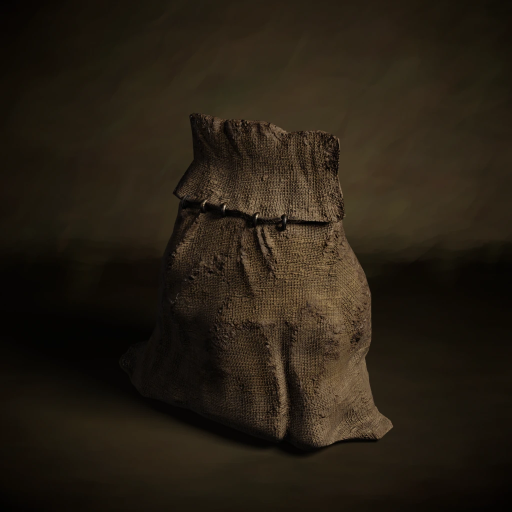
#> input picture assets/containers/flour_sack.webp, 1024 x 1024 px, found by its file name (shown at 1/2 size)
$ python generate_perfect_briefings_v24.py
#> lines starting #> are read from the running program, lines starting #| are printed output that depends on the picture
### perfect_briefings_core_v24.py
import os, sys, math, sqlite3
from PIL import Image, ImageDraw, ImageFont

CANVAS_W = 2400
CANVAS_H = 1400

# Top Header Bar
HEADER_H = 78

# Map occupies left 68%, clean view with NO HUD overlay!
MAP_X = 20
MAP_Y = 88
MAP_W = 1630
MAP_H = 1292

# Right Briefing Panel occupies remaining 31%
PANEL_X = 1670
PANEL_Y = 88
PANEL_W = 710
PANEL_H = 1292

# Hunger Companion Authentic Colors
BG_CANVAS     = (11, 11, 9)       # #0b0b09 (Deep Obsidian)
BG_PANEL      = (21, 21, 18)      # #151512 (Dark Card Panel)
BG_CARD       = (28, 28, 24)      # #1c1c18 (Card surface)
BG_CARD_LIGHT = (36, 36, 30)      # #24241e
BORDER_SUBTLE = (48, 44, 36)      # #302c24 (Antique Bronze border)
BORDER_FOCUS  = (80, 72, 55)      # #504837

COLOR_GOLD      = (229, 192, 123) # #e5c07b (Hunger Companion Title Gold)
COLOR_PARCHMENT = (240, 235, 224) # #f0ebe0
COLOR_MUTED     = (168, 160, 145) # #a8a091
COLOR_DIM       = (125, 118, 105) # #7d7669

# Strict Quest Priority Palette
PRIO_YELLOW = (250, 204, 21)   # Priority 1: Active Objective
PRIO_PURPLE = (192, 132, 252)  # Priority 2: Focus Target
PRIO_BLUE   = (56, 189, 248)   # Priority 3: Secondary Target
PRIO_GREEN  = (74, 222, 128)   # Priority 4: Tertiary Target
PRIO_GREY   = (148, 163, 184)  # Priority 5: Extract / Secondary

def load_font(name_list, size):
#> called with size = 26
    for f in name_list:
        try:
            return ImageFont.truetype(f, size)
        except:
            pass
    return ImageFont.load_default()

SERIF_BOLD = ["C:\\Windows\\Fonts\\georgiab.ttf", "C:\\Windows\\Fonts\\cambriab.ttf", "C:\\Windows\\Fonts\\timesbd.ttf"]
SERIF_REG  = ["C:\\Windows\\Fonts\\georgia.ttf", "C:\\Windows\\Fonts\\cambria.ttc", "C:\\Windows\\Fonts\\times.ttf"]
SANS_BOLD  = ["C:\\Windows\\Fonts\\segoeuib.ttf", "C:\\Windows\\Fonts\\arialbd.ttf", "C:\\Windows\\Fonts\\tahomabd.ttf"]
SANS_REG   = ["C:\\Windows\\Fonts\\segoeui.ttf", "C:\\Windows\\Fonts\\arial.ttf", "C:\\Windows\\Fonts\\tahoma.ttf"]

# Consistent Typography across all raids
F_HEADER_TITLE  = load_font(SERIF_BOLD, 26)
F_HEADER_TAG    = load_font(SANS_BOLD, 15)
F_HEADER_STEP   = load_font(SANS_BOLD, 15)
F_SECTION_TITLE = load_font(SERIF_BOLD, 22)
F_CARD_TITLE    = load_font(SERIF_BOLD, 18)
F_BODY_BOLD     = load_font(SANS_BOLD, 16)
F_BODY          = load_font(SANS_REG, 15)
F_SMALL_BOLD    = load_font(SANS_BOLD, 14)
F_SMALL         = load_font(SANS_REG, 13)
F_TINY          = load_font(SANS_REG, 12)

DOC_DIR = r"C:\Users\PC\Documents\HungerHelper"
CONT_DIR = os.path.join(DOC_DIR, "assets", "containers")
ITEM_DIR = os.path.join(DOC_DIR, "assets", "items")
DB_PATH = os.path.join(DOC_DIR, "hunger_helper.db")

CONTAINER_IMGS = {}
ITEM_IMGS = {}

def preload_assets():
    if os.path.exists(CONT_DIR):
        for f in os.listdir(CONT_DIR):
            if f.endswith(('.png', '.webp', '.jpg')):
                try:
                    p = os.path.join(CONT_DIR, f)
                    CONTAINER_IMGS[f] = Image.open(p).convert("RGBA")
                except Exception:
                    pass
    if os.path.exists(ITEM_DIR):
        for f in os.listdir(ITEM_DIR):
            if f.endswith(('.png', '.webp', '.jpg')):
                try:
                    p = os.path.join(ITEM_DIR, f)
                    ITEM_IMGS[f] = Image.open(p).convert("RGBA")
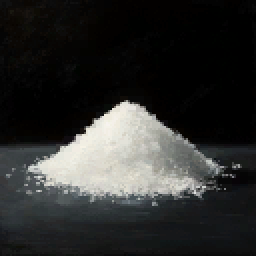
#> input picture assets/items/saltpetre.png, 128 x 128 px, found by its file name (shown 2 times larger)
                except Exception:
                    pass

preload_assets()

def paste_icon_safe(target_img, icon_img, box, bg_color=None, border_color=None, border_w=1, radius=6):
#> called with box = (1698, 161, 74, 74), bg_color = (16, 16, 13), border_color = (229, 192, 123), border_w = 2, radius = 6
    border_w = int(border_w)
    x, y, w, h = box
    if bg_color:
        draw = ImageDraw.Draw(target_img)
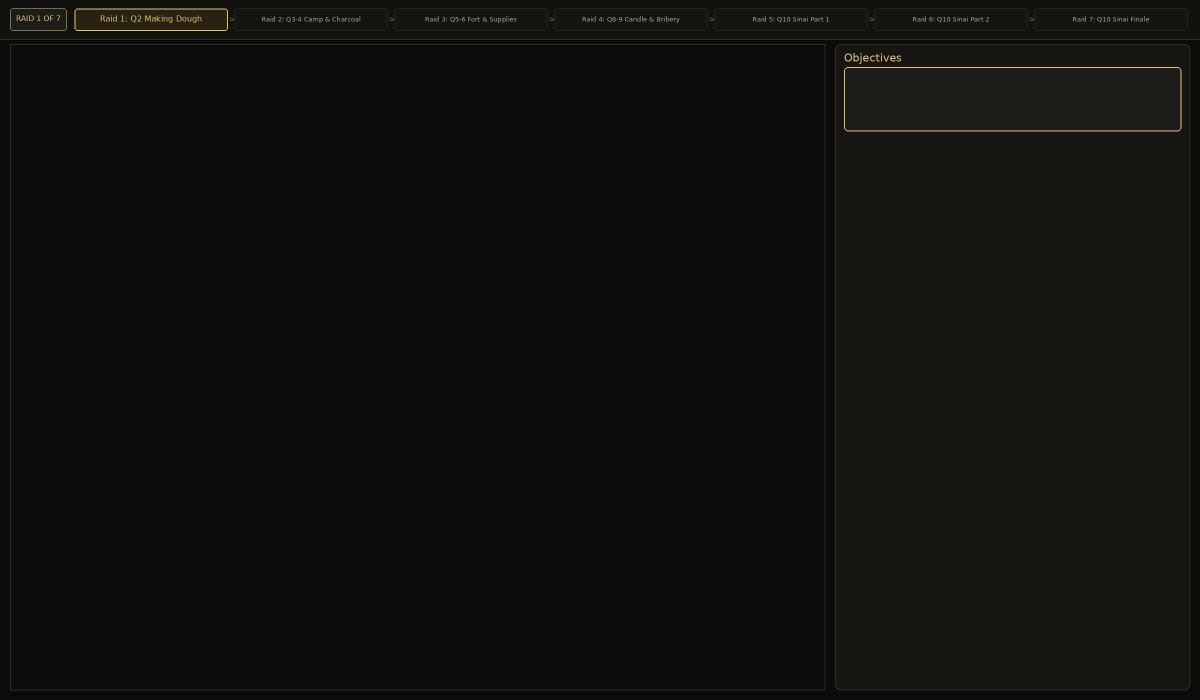
#> target_img: PIL image 2400x1400 RGBA (shown at 1/2 size); mean R, G, B, A 15.8, 15.7, 13.1, 255
        draw.rounded_rectangle([x, y, x+w, y+h], radius=radius, fill=bg_color, outline=border_color, width=border_w)

    if icon_img is None:
        return

    pad = 3
    iw, ih = w - (pad * 2), h - (pad * 2)
    ico_resized = icon_img.resize((iw, ih), Image.Resampling.LANCZOS)
    target_img.paste(ico_resized, (x+pad, y+pad), ico_resized)
#> (the rest of the program and of its run is left out)
